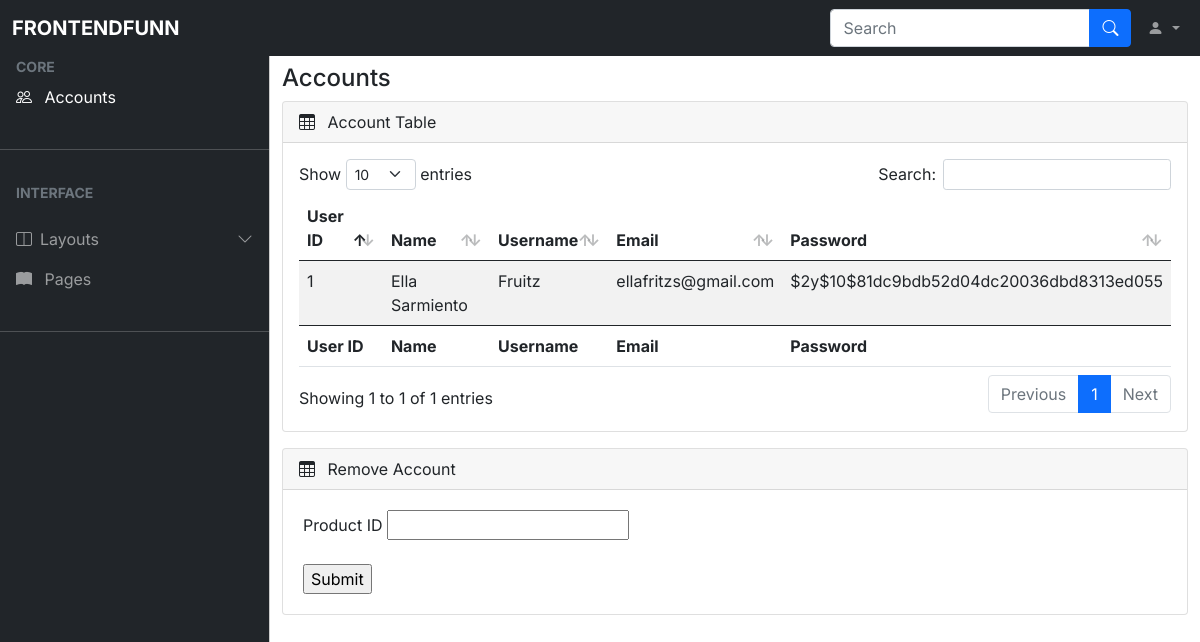
Screenshot of /Pages/Admin/accounts.php with the database file from the repository.
### tables this page shows
CREATE TABLE `users` (
  `USER_ID` int(11) NOT NULL,
  `FIRST_NAME` varchar(150) NOT NULL,
  `LAST_NAME` varchar(150) NOT NULL,
  `ADDRESS` varchar(200) NOT NULL,
  `USERNAME` varchar(50) NOT NULL,
  `EMAIL` varchar(50) NOT NULL,
  `PASSWORD` varchar(50) NOT NULL
);

### Pages/Admin/accounts.php (the view, shortened to what this page needs)
<?php
	require "admin_header.php";
?>
  <body>
    <nav class="navbar navbar-expand-lg navbar-dark bg-dark fixed-top">
      <div class="container-fluid">
        <a
          class="navbar-brand me-auto ms-lg-0 ms-3 text-uppercase fw-bold"
          href="#"
          >Frontendfunn</a
        >
        <div class="collapse navbar-collapse" id="topNavBar">
          <form class="d-flex ms-auto my-3 my-lg-0">
            <div class="input-group">
              <input
                class="form-control"
                type="search"
                placeholder="Search"
                aria-label="Search"
              />
              <button class="btn btn-primary" type="submit">
                <i class="bi bi-search"></i>
              </button>
            </div>
          </form>
          <ul class="navbar-nav">
            <li class="nav-item dropdown">
              <a
                class="nav-link dropdown-toggle ms-2"
                href="#"
                role="button"
                data-bs-toggle="dropdown"
                aria-expanded="false"
              >
                <i class="bi bi-person-fill"></i>
              </a>
            </li>
          </ul>
        </div>
      </div>
    </nav>
    <div
      class="offcanvas offcanvas-start sidebar-nav bg-dark"
      tabindex="-1"
      id="sidebar"
    >
      <div class="offcanvas-body p-0">
        <nav class="navbar-dark">
          <ul class="navbar-nav">
            <li>
              <div class="text-muted small fw-bold text-uppercase px-3">
                CORE
              </div>
            </li>
            <li>
              <a href="#" class="nav-link px-3 active">
                <span class="me-2"><i class="bi bi-people"></i></span>
                <span>Accounts</span>
              </a>
            </li>
            <li class="my-4"><hr class="dropdown-divider bg-light" /></li>
            <li>
              <div class="text-muted small fw-bold text-uppercase px-3 mb-3">
                Interface
              </div>
            </li>
            <li>
              <a
                class="nav-link px-3 sidebar-link"
                data-bs-toggle="collapse"
                href="#layouts"
              >
                <span class="me-2"><i class="bi bi-layout-split"></i></span>
                <span>Layouts</span>
                <span class="ms-auto">
                  <span class="right-icon">
                    <i class="bi bi-chevron-down"></i>
                  </span>
                </span>
              </a>
            </li>
            <li>
              <a href="#" class="nav-link px-3">
                <span class="me-2"><i class="bi bi-book-fill"></i></span>
                <span>Pages</span>
              </a>
            </li>
            <li class="my-4"><hr class="dropdown-divider bg-light" /></li>
          </ul>
        </nav>
      </div>
    </div>
    <main class="mt-5 pt-3">
      <div class="container-fluid">
        <div class="row">
          <div class="col-md-12">
            <h4>Accounts</h4>
          </div>
        </div>
        <div class="row">
          <div class="col-md-12 mb-3">
            <div class="card">
              <div class="card-header">
                <span><i class="bi bi-table me-2"></i></span> Account Table
              </div>
              <div class="card-body">
                <div class="table-responsive">
                  <table
                    id="example"
                    class="table table-striped data-table"
                    style="width: 100%"
                  >
                    <thead>
                      <tr>
                        <th>User ID</th>
                        <th>Name</th>
                        <th>Username</th>
                        <th>Email</th>
                        <th>Password</th>
                      </tr>
                    </thead>
                    <tbody>
                      <?php
                          require_once "../../database/db_con.php";
                          $sql = "SELECT * FROM users ORDER BY user_id";
                          $result = $conn->query($sql);
                          if ($result->num_rows > 0) {
                            foreach($result as $row) {
                            ?>
                              <tr>
                                <td> <?=$row["USER_ID"];?> </td>
                                <td> <?=$row["FIRST_NAME"]." ".$row["LAST_NAME"];?></td>
                                <td> <?=$row["USERNAME"];?></td>
                                <td> <?=$row["EMAIL"];?></td>
                                <td> <?=password_hash($row["PASSWORD"],PASSWORD_DEFAULT);?></td>
                              </tr>
                              <?php
                            }
                          }
                          else{
                            $conn->close();
                          }
                      ?>
                    </tbody>
                    <tfoot>
                      <tr>
                        <th>User ID</th>
                        <th>Name</th>
                        <th>Username</th>
                        <th>Email</th>
                        <th>Password</th>
                      </tr>
                    </tfoot>
                  </table>
                </div>
              </div>
            </div>
          </div>
        </div>
        <div class="row">
          <div class="col-md-12 mb-3">
            <div class="card">
              <div class="card-header">
                <span><i class="bi bi-table me-2"></i></span> Remove Account
              </div>
                <div style = "margin: 20px;">
                  <form>
                  <div>
                    <label>Product ID</label>
                    <input type="number" name = "userID">
                  </div>
                  <br>
                    <div>
                      <input type="submit" name = "submit1">
                    </div>
                  </form>
                </div>
            </div>
          </div>
      </div>
    </main>
  </body>
</html>

### rows the page displays
users: USER_ID "1", FIRST_NAME "Ella", LAST_NAME "Sarmiento", USERNAME "Fruitz", EMAIL "ellafritzs@gmail.com", PASSWORD "$2y$10$81dc9bdb52d04dc20036dbd8313ed055"
